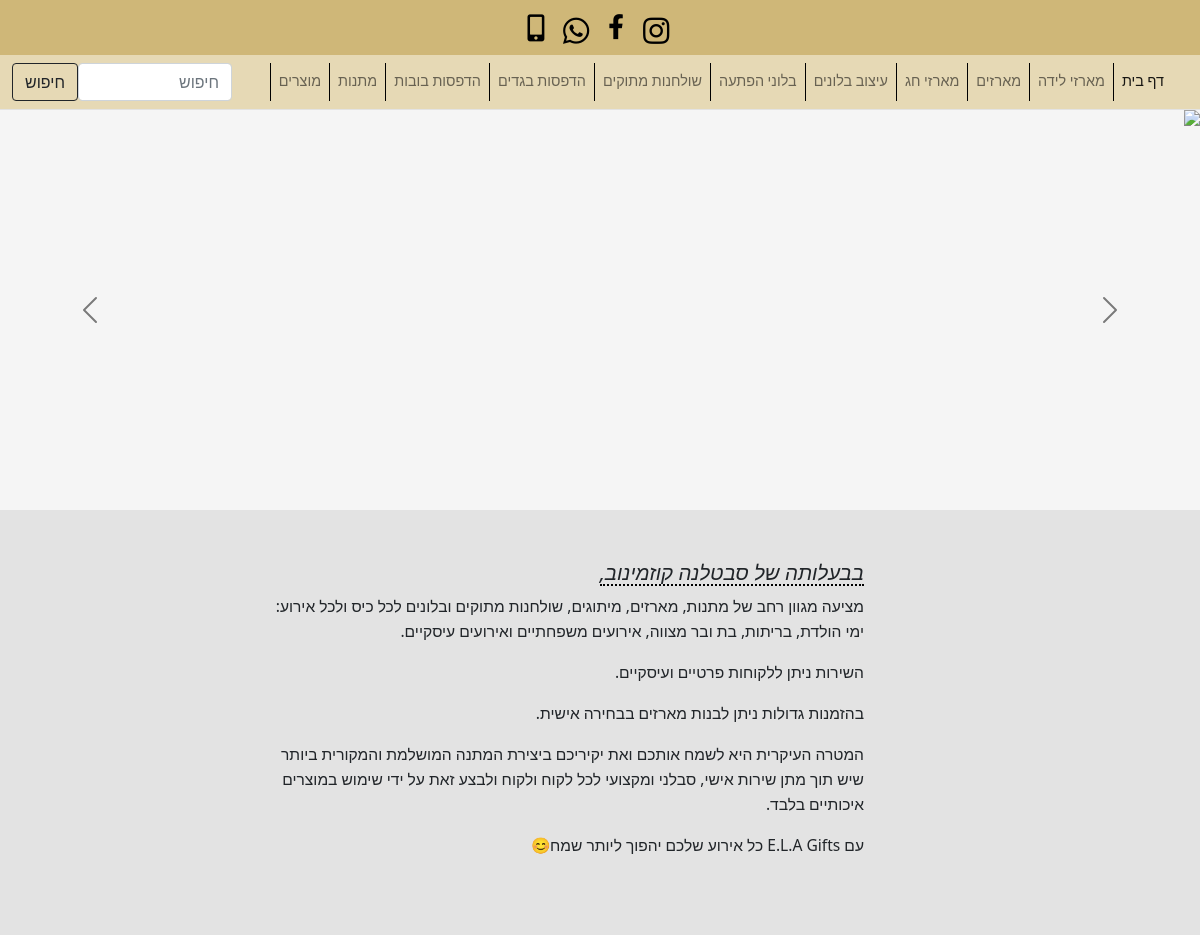
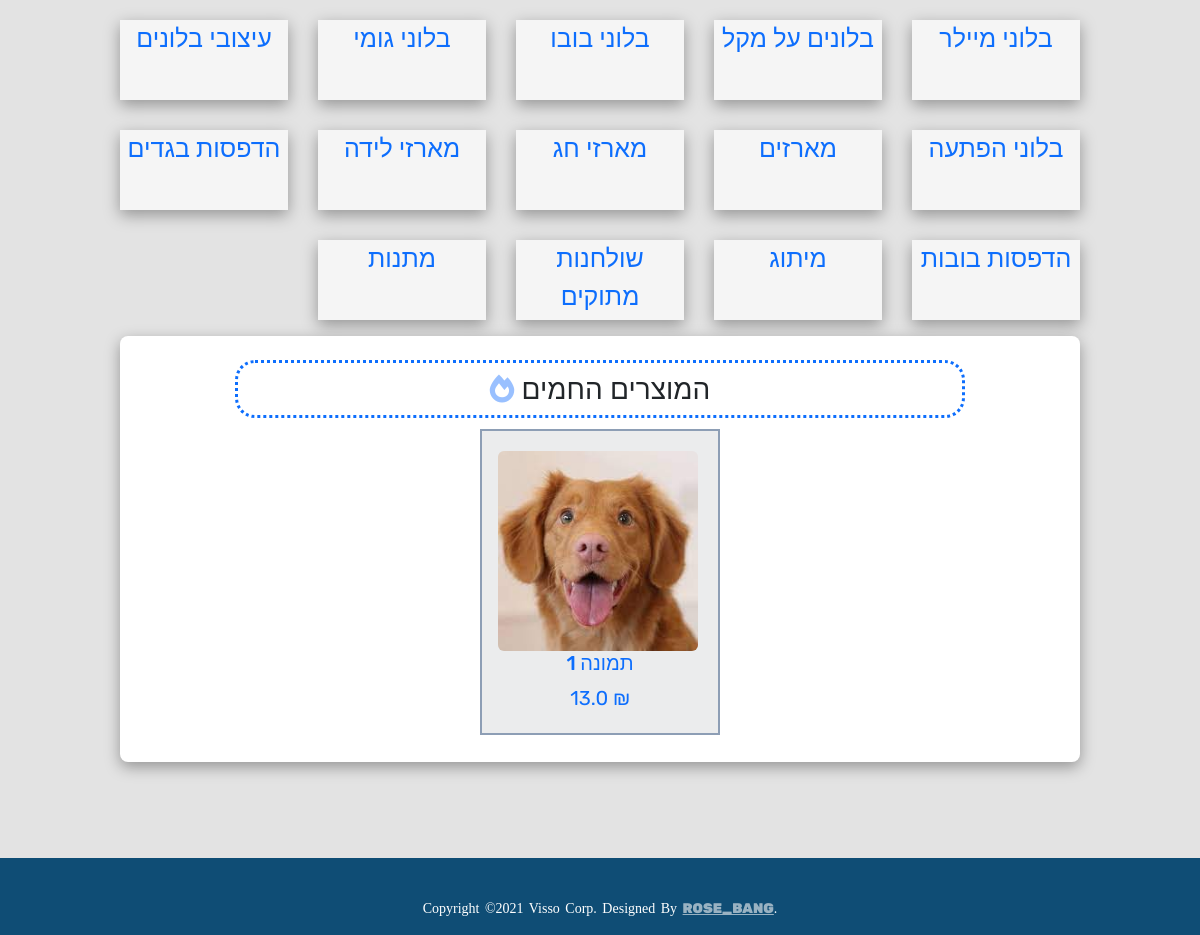
The page / on the database its author committed (2 pictures, top to bottom).
### shop/models.py (models this page shows, shortened)
class Categorie(models.Model):
	name = models.CharField('שם הקטגוריה', max_length=20, unique=True)

class Product(models.Model):
	name = models.CharField('שם המוצר', max_length=100)
	price = models.FloatField('מחיר המוצר', validators=[MinValueValidator(5)])
	description = models.TextField("תיאור המוצר", blank=True)
	image = models.ImageField('תמונת המוצר', upload_to="product_images")
	subimage1 = models.ImageField('תמונה נוספת 1', blank=True, upload_to="product_sub_images")
	subimage2 = models.ImageField('תמונה נוספת 2', blank=True, upload_to="product_sub_images")
	sale = models.BooleanField('לעשות מבצע ?', default=False)
	sale_price = models.FloatField('מחיר המבצע', validators=[MinValueValidator(5)])
	category = models.ManyToManyField(Categorie, 'קטגוריות', blank=True, default='uncategorized')
	hot_product = models.BooleanField('להוסיף למוצרים חמים ?', default=False)

### shop/views.py (the view)
# urls.py: path('', views.home, name="home"),
def home(request):
	header_images = HeaderImages.objects.all()
	hot_products = Product.objects.filter(hot_product=True)
	products_list = Product.objects.all()
	categories = Categorie.objects.all()
	return render(request, 'shop/home.html', {'hot_products': hot_products, 'categories': categories, 'header_images':header_images })

### shop/templates/shop/home.html (shortened to what this page needs)
{% extends 'shop/base.html' %}
{% block head %}
	{% load static %}
	<link rel="stylesheet" href="{% static '/css/main.css' %}">
	<link rel="stylesheet" href="{% static '/css/navbar.css' %}">
{% endblock %}
{% block body %}
	{% include 'shop/navbar.html' %}
		<div id="carouselExampleControls" class="carousel carousel-dark slide" data-bs-ride="carousel">
		  <div class="carousel-inner">
		    <div class="carousel-item active">
		      <img src="{% static 'images/header/Screenshot_2021-06-13_203436.png' %}" class="d-block h-100 carousel-img">
		    </div>
		    {% load static %}
		  </div>
		  <button class="carousel-control-prev" type="button" data-bs-target="#carouselExampleControls" data-bs-slide="prev">
		    <span class="carousel-control-prev-icon" aria-hidden="true"></span>
		  </button>
		  <button class="carousel-control-next" type="button" data-bs-target="#carouselExampleControls" data-bs-slide="next">
		    <span class="carousel-control-next-icon" aria-hidden="true"></span>
		  </button>
		</div>
	<div class="about-pc">
				<div class="about-text">
					<div class="about-sec-title">
						<em><h4>בבעלותה של סבטלנה קוזמינוב,</h4></em>
					</div>
					<div class="about-article">
						<p>
							מציעה מגוון רחב של מתנות, מארזים, מיתוגים, שולחנות מתוקים ובלונים   לכל כיס ולכל אירוע:
ימי הולדת, בריתות, בת ובר מצווה, אירועים משפחתיים ואירועים עיסקיים.
						<p>
							השירות ניתן ללקוחות פרטיים ועיסקיים.
						</p>
						<p>
							בהזמנות גדולות ניתן לבנות מארזים בבחירה אישית.
						</p>
						<p>
							המטרה העיקרית היא לשמח אותכם ואת יקיריכם ביצירת המתנה המושלמת והמקורית ביותר שיש תוך מתן שירות אישי, סבלני ומקצועי לכל לקוח ולקוח ולבצע זאת על ידי שימוש במוצרים איכותיים בלבד.
						</p>
						<p>
							עם E.L.A Gifts כל אירוע שלכם יהפוך ליותר שמח😊
						</p>
					</div>
				</div>
	</div>
	<div class="categories">
		<ul class="categories-list">
			{% for category in categories %}
				<a href="{% url 'category' category.id %}">
					<li class="category">
						<p>
							{{ category.name }}
						</p>
					</li>
				</a>
			{% endfor %}
		</ul>
	</div>
	<div class="shop">
			<div class="fire-products">
				<h3 class="fire-products-title border-primary">המוצרים החמים  <i class="fas fa-fire-alt"></i></h3>
				<div class="all-products">
					{% for i in hot_products %}
						<a href="{% url 'show-product' i.id %}" class="product-link">
							<div class="product" >
								<img src="{{ i.image.url }}" class="product-img">
								<div class="product-bottom">
									<div class="product-name">
										<h3>{{ i.name }}</h3>
									</div>
									<div class="product-price">
										{% if i.sale %}
										<div>
											<s>
												<span class="product-currensy">&#8362;</span>
												<span class="product-price-value"> {{ i.price }} </span>
											</s>
											<br>
											<span class="product-currensy">&#8362;</span>
											<span class="product-price-value"> {{ i.sale_price }} </span>
										</div>
										{% else %}
											<span class="product-currensy">&#8362;</span>
											<span class="product-price-value"> {{ i.price }} </span>
										{% endif %}
									</div>
								</div>
							</div>
						</a>
					{% endfor %}
				</div>
			</div>
	</div>
	<br><br><br><br>
	<div class="footer">
        <p>copyright &#169;2021 Visso Corp. designed by <span><a href=https://www.instagram.com/r0se_b4ng/>rose_bang</a></span>. </p>
    </div>
	{% load static %}
{% endblock %}

### static/css/main.css (style rules this page uses)
a { font-family: 'Rubik', sans-serif; }
body, html { margin: 0; width: 100%; direction: rtl; min-height: 75vh; }
body { background-color: #e3e3e3!important; }
.footer { display:flex; width: 100vw; height: auto; justify-content: center; align-items: center; background: #0f4d75; position: relative; bottom: 0; font-family: "Open-sans"; padding-top: 40px; color: #fff; text-align: center; direction: ltr; }
.footer p { font-size: 14px; word-spacing: 2px; text-transform: capitalize; }
.footer p span a { text-transform: uppercase; opacity: .6; font-weight: 1000; color: whitesmoke; }
.carousel { margin-top: 110px; background-color: whitesmoke; }
.carousel-inner { height: 50vh; }
.carousel-item { height: 100%!important; background-color: whitesmoke; }
.carousel-img { height: 100%; margin: 0 auto 0 auto!important; }
.about-pc { width: 100%; height: 500px; display: flex; justify-content: center; padding-top: 50px; flex-direction: row; }
.about-text { margin-right: 6%; width: 50%; }
.about-sec-title em h4 { font-size: 1.7vw; border-bottom: 2px dotted black; width: fit-content; }
.about-article { font-size: 1.06vw; line-height: 1.6; }
.fas, .fab { color: #99c0ff; }
.categories { margin: 0 auto 0 auto; padding: 0; width: 50%; }
.categories-list { list-style: none; display: grid; grid-template-columns: repeat(5, 1fr); gap: 30px; padding: 0; }
.categories-list a { text-decoration: none; background-color: whitesmoke; box-shadow: rgba(0, 0, 0, 0.35) 0px 5px 15px; }
.category { height: 80px; text-align: center; font-size: 25px; }
.shop { width: 100%; display: flex; }
.fire-products { width: 80%; padding: 2%; margin-right: auto; margin-left: auto; height: fit-content; background-color: #fff; border-radius: 8px; box-shadow: rgba(0, 0, 0, 0.35) 0px 5px 15px; }
.fire-products-title { text-align: center; width: 80%; margin: 0 auto 0 auto; padding: 1%; border: 3px dotted; margin-bottom: 1%; border-radius: 20px; }
.all-products { width: 100%; margin-right: auto; margin-left: auto; height: fit-content; display: flex; justify-content: center; flex-wrap: wrap; }
.product { border: 2px solid #8d9eb5; padding: 20px; display: flex; justify-content: center; flex-direction: column; margin: 1%; background-color: #ebeced; position: relative; }
.product img { width: 200px; height: 200px; object-fit: cover; border-radius: 3%; transform: scale(1); transition: 0.5s ease-out transform; }
.product-bottom { direction: rtl; display: flex; flex-direction: column; justify-content: center; text-align: center; }
.product-name h3 { font-size: 20px!important; }
.product-price { font-size: 20px; }
.product-link { text-decoration: none; max-width: 244px; }
@media (max-width: 1470px) { .about-pc { height: 445px; } }
@media (max-width: 1261px) { .about-article { font-size: 1.3vw; } }
@media (max-width: 1210px) { .categories { width: 80%; } }

### rows shown on the page
Categorie: name "בלוני מיילר"
Categorie: name "בלונים על מקל"
Categorie: name "בלוני בובו"
Categorie: name "בלוני גומי"
Categorie: name "עיצובי בלונים"
Categorie: name "בלוני הפתעה"
Categorie: name "מארזים"
Categorie: name "מארזי חג"
Categorie: name "מארזי לידה"
Categorie: name "הדפסות בגדים"
Categorie: name "הדפסות בובות"
Categorie: name "מיתוג"
Categorie: name "שולחנות מתוקים"
Categorie: name "מתנות"
Product: image (picture), name "תמונה 1", price "13.0"
